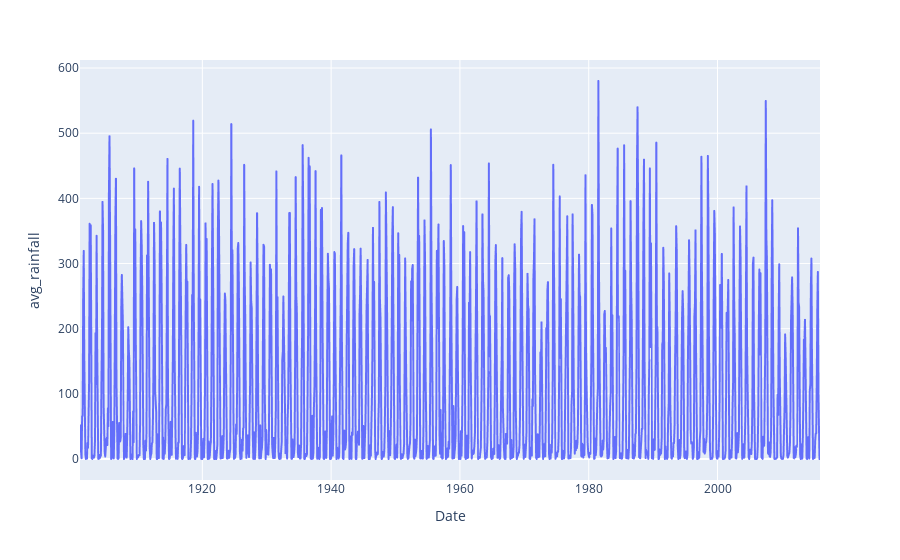

The notebook cell this image was saved under:
### Markdown cell above
## Variation of rainfall monthly for a particular subdivison

### Code cell
## Time Series DataFrame

sd = 'BIHAR'
data=groups.get_group((sd))
data=data.melt(['YEAR']).reset_index()
df= data[['YEAR','variable','value']].reset_index().sort_values(by=['YEAR','index'])
df.columns=['INDEX','YEAR','Month','avg_rainfall']
d={'JAN':1,'FEB':2,'MAR' :3,'APR':4,'MAY':5,'JUN':6,'JUL':7,'AUG':8,'SEP':9,
   'OCT':10,'NOV':11,'DEC':12}
df['Month']=df['Month'].map(d)
df['Date']=pd.to_datetime(df.assign(Day=1).loc[:,['YEAR','Month','Day']])

px.line(df,x='Date',y='avg_rainfall')

### Figure 1 — Plotly figure (JSON) as saved in the notebook; plotly's stock layout.template omitted (floating-point values rounded to 4 significant figures; data arrays with more than 128 entries replaced by an {"elided": "..."} marker saying what was removed)
{"data": [{"hovertemplate": "Date=%{x}<br>avg_rainfall=%{y}<extra></extra>", "legendgroup": "", "line": {"color": "#636efa", "dash": "solid"}, "marker": {"symbol": "circle"}, "mode": "lines", "name": "", "showlegend": false, "type": "scattergl", "x": {"elided": "1265 str values"}, "xaxis": "x", "y": {"elided": "1265 float values"}, "yaxis": "y"}], "layout": {"legend": {"tracegroupgap": 0}, "margin": {"t": 60}, "xaxis": {"anchor": "y", "domain": [0, 1], "title": {"text": "Date"}}, "yaxis": {"anchor": "x", "domain": [0, 1], "title": {"text": "avg_rainfall"}}}}
